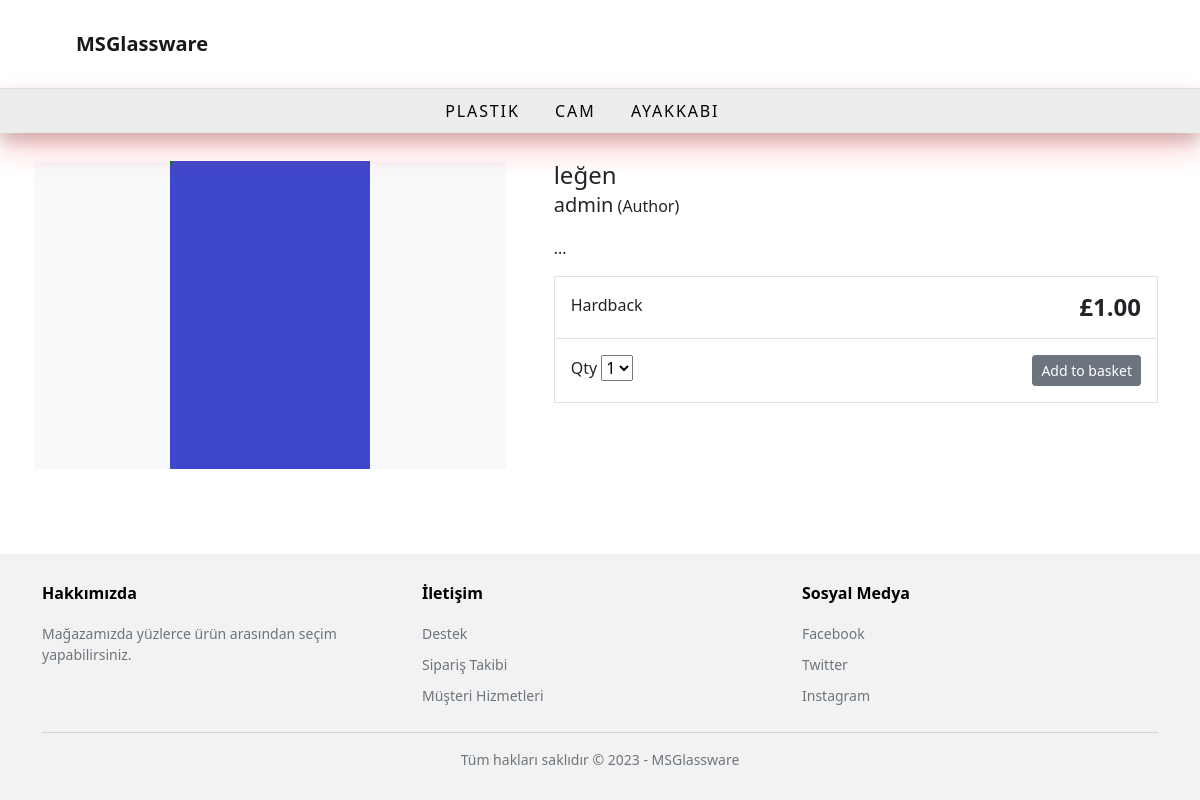
Page /legen on the committed database.
### store/models.py (models this page shows, shortened)
class Category(models.Model):
    name = models.CharField(max_length=255, db_index=True)
    slug = models.SlugField(max_length=255, unique=True)
    class Meta:
        verbose_name_plural = 'categories'
    def get_absolute_url(self):
        return reverse('store:category_list', args=[self.slug])

class Product(models.Model):
    category = models.ForeignKey(Category, related_name='product', on_delete=models.CASCADE)
    created_by = models.ForeignKey(User, on_delete=models.CASCADE, related_name='product_creator')
    title = models.CharField(max_length=255)
    author = models.CharField(max_length=255, default='admin')
    description = models.TextField(blank=True)
    image = models.ImageField(upload_to='images/', default='images/default.png')
    slug = models.SlugField(max_length=255)
    price = models.DecimalField(max_digits=4, decimal_places=2)
    in_stock = models.BooleanField(default=True)
    external_url = models.URLField(blank=True, null=True)
    is_active = models.BooleanField(default=True)
    created = models.DateTimeField(auto_now_add=True)
    updated = models.DateTimeField(auto_now=True)
    objects = models.Manager()
    products = ProductManager()
    class Meta:
        verbose_name_plural = 'Products'
        ordering = ('-created',)

### store/views.py (the view)
# urls.py: path('<slug:slug>', views.product_detail, name='product_detail'),
def product_detail(request, slug):
    product = get_object_or_404(Product, slug=slug, in_stock=True)
    return render(request, 'store/products/single.html', {'product': product})

### store/context_processors.py (called while the page is built)
def categories(request):
    return {
        'categories': Category.objects.all()
    }

### templates/store/products/single.html (shortened to what this page needs)
{% extends "store/base.html" %}
{% load static %}
{% block content %}
<div class="container">
    <main class="pt-5">
        <div class="row g-3">
            <div class="col-md-5 col-lg-5 order-md-first bg-light">
                <img class="img-fluid mx-auto d-block" width="200px" alt="Responsive image" src="{{ product.image.url }}">
            </div>
            <div class="col-md-7 col-lg-7 ps-md-3 ps-lg-5">
                <h1 class="mb-0 h4">{{ product.title }}</h1>
                <p><span class="lead">{{ product.author }}</span> (Author)</p>
                <p>{{ product.description|slice:":355" }}...</p>
                <div class="border">
                    <div class="col border-bottom">
                        <div class="row p-3">
                            <div class="col-6">Hardback</div>
                            <div class="col-6 text-end"><span class="h4 fw-bold">£{{ product.price }}</span></div>
                        </div>
                    </div>
                    <div class="col">
                        <div class="row p-3">
                            <div class="col-6">
                                <label for="select">Qty</label>
                                <select id="select">
                                    <option value="">1</option>
                                </select>
                            </div>
                            <div class="col-6 text-end"><button type="button" class="btn btn-secondary btn-sm">Add to
                                    basket</button></div>
                        </div>
                    </div>
                </div>
            </div>
        </div>
    </main>
</div>
{% endblock %}

### templates/store/base.html (shortened to what this page needs)
{% load static %}
<!DOCTYPE html>
<html>
<head>
    <link rel="stylesheet" type="text/css" href="{% static 'css/mycss.css' %}">
    <link href="https://cdn.jsdelivr.net/npm/bootstrap@5.0.0-beta1/dist/css/bootstrap.min.css" rel="stylesheet">
</head>
<body>
    <header>
        <nav class="navbar navbar-expand-xl navbar-light bg-transparent border-bottom w-100" id="myNavbar">
            <div class="container-fluid p-3">
              <a class="navbar-brand" href="/">MSGlassware</a>
              <div class="category-wrapper">
                <ul class="category-list">
                  {% for c in categories %}
                  <li><a href="{{ c.get_absolute_url }}">{{ c.name|title }}</a></li>
                  {% endfor %}
                </ul>
              </div>
              </div>
          </nav>
    </header>
  <div><br></div>
    <div id="content">{% block content %} {% endblock %}</div>
</body>
<footer class="footer">
    <div class="container">
      <div class="row">
        <div class="col-md-4 col-sm-12">
          <h5>Hakkımızda</h5>
          <p>Mağazamızda yüzlerce ürün arasından seçim yapabilirsiniz.</p>
        </div>
        <div class="col-md-4 col-sm-12">
          <h5>İletişim</h5>
          <ul>
            <li><a href="#">Destek</a></li>
            <li><a href="#">Sipariş Takibi</a></li>
            <li><a href="#">Müşteri Hizmetleri</a></li>
          </ul>
        </div>
        <div class="col-md-4 col-sm-12">
          <h5>Sosyal Medya</h5>
          <ul>
            <li><a href="#">Facebook</a></li>
            <li><a href="#">Twitter</a></li>
            <li><a href="#">Instagram</a></li>
          </ul>
        </div>
      </div>
      <hr>
      <p class="text-center">Tüm hakları saklıdır © 2023 - MSGlassware</p>
    </div>
  </footer>
</html>

### static/css/mycss.css (style rules this page uses)
.navbar { background-color: rgba(128, 128, 128, 0.1); backdrop-filter: blur(10px); padding-right: 5%; padding-left: 5%; width: 90%; }
.navbar-brand { color: #333; font-weight: bold; }
.category-list { background-color:rgba(128, 128, 128, 0.1); backdrop-filter: blur(10px); border-top: 1px solid #ddd; display: flex; justify-content: center; padding: 10px 0; position: relative; }
.category-list li { margin-right:3% }
.category-list a { display: flex; color: rgb(3, 3, 3);; position: relative; height: 100%; white-space: nowrap; padding: 0 var(--gl-spacing-0100); justify-content: center; align-items: center; font-family: var(--gl-body-font-set-family-functional-2),var(--gl-font-family-fallback); font-size: var(--gl-body-font-set-size-functional-2); font-style: var(--gl-body-font-set-style-functional-2); font-weight: var(--gl-body-font-set-weight-functional-2); letter-spacing: var(--gl-body-font-set-letterspacing-functional-2); line-height: var(--gl-body-font-set-lineheight-functional-2); text-decoration: var(--gl-body-font-set-decoration-functional-2); text-transform: var(--gl-body-font-set-case-functional-2); text-transform: uppercase; letter-spacing: 1.87px; }
.footer { background-color: #f2f2f2; color: #6c757d; padding: 30px 0; font-size: 14px; line-height: 1.5; }
.footer h5 { color: #000; font-size: 16px; font-weight: 700; margin-bottom: 20px; }
.footer ul { list-style: none; padding: 0; margin: 0; }
.footer ul li { margin-bottom: 10px; }
.footer ul li a { color: #6c757d; text-decoration: none; transition: all 0.3s ease; }
.footer p { margin-bottom: 0; }
#myNavbar { position: relative; }
.category-wrapper { position: absolute; top: 100%; left: 0; width: 100%; background-color: #f8f9fa; box-shadow: 0 8px 16px rgba(0,0,0,.2); z-index: 1; }
.category-list { list-style: none; margin: 0; padding: 10px; box-shadow: 0 16px 32px rgba(255, 0, 0, 0.2); }
.category-list li { margin: 10; }
img { max-width: 100%; height: auto; }
.container { width: 100%; max-width: 1200px; margin: 0 auto; overflow: hidden; }

### templates/store/products/single.html (style rules this page uses)
.footer { background-color: #f2f2f2; color: #6c757d; padding: 30px 0; font-size: 14px; line-height: 1.5; position: fixed; bottom: 0; width: 100%; }

### rows in the picture
Category: name "PLASTIK"
Category: name "CAM"
Category: name "AYAKKABI"
Product: image (placeholder picture), title "leğen", author "admin", price "1.00"
